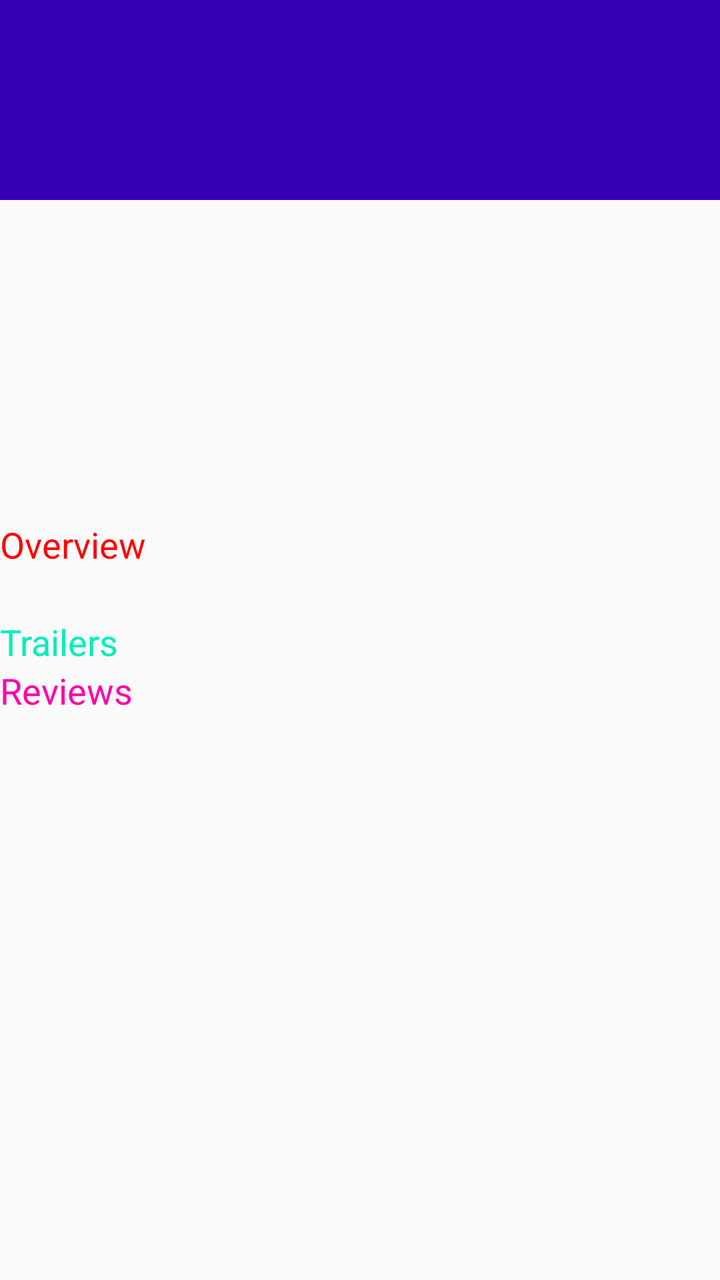
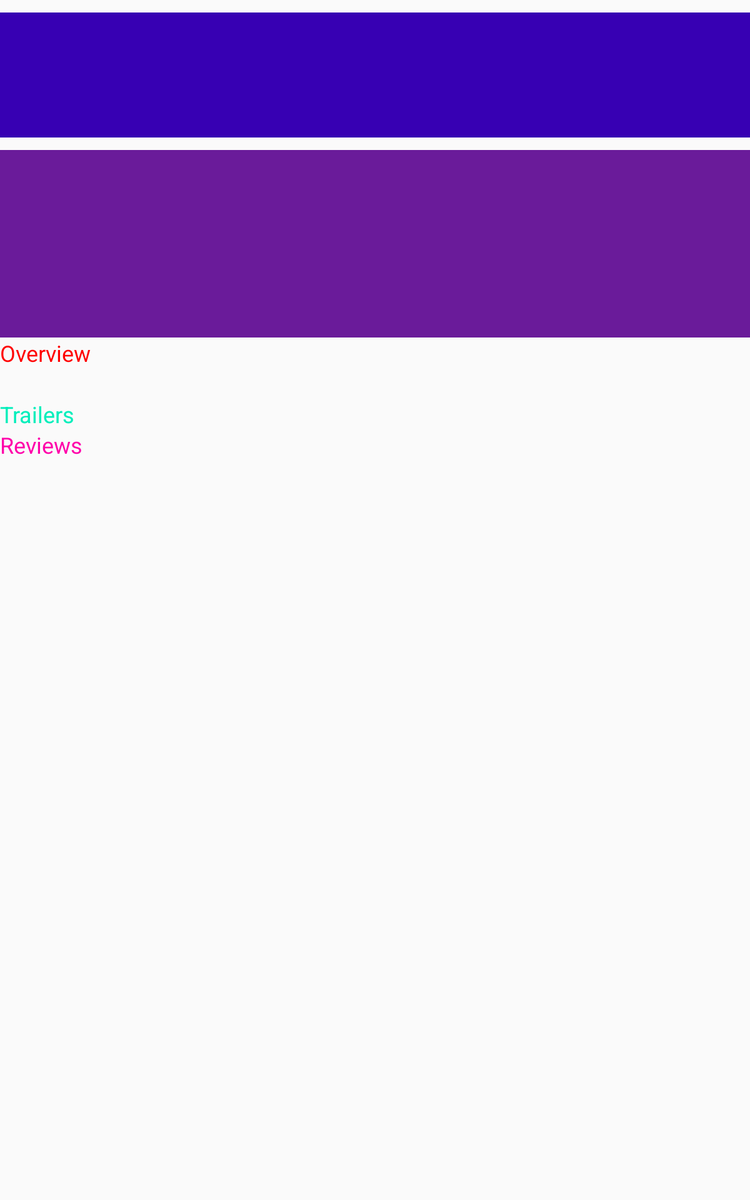

One screen, two layout resources from the same app: the default and the repository's alternative for another configuration. Each is rendered where Android would select it; the XML of both is given below.
<!-- AndroidManifest.xml: activity theme AppTheme.NoActionBar -->
<!-- res/layout/fragment_movie_detail.xml -->
<android.support.v4.widget.NestedScrollView
    xmlns:android="http://schemas.android.com/apk/res/android"
    xmlns:tools="http://schemas.android.com/tools"
    android:id="@+id/scrollView"
    android:layout_width="match_parent"
    android:layout_height="match_parent"
    tools:context=".view.DetailsFragment"
>
    
    <LinearLayout
        android:layout_width="match_parent"
        android:layout_height="wrap_content"
        android:orientation="vertical">
    
    <LinearLayout
        android:id="@+id/movieTitlePlaceHolder"
        android:layout_width="match_parent"
        android:layout_height="100dp"
        android:background="@color/colorPrimaryDark"
        android:orientation="horizontal"
        >

        <TextView
            android:id="@+id/movie_title"
            style="@style/MovieTitle"
            android:layout_weight="1"
            android:layout_width="0dp" />
        <ImageView
            android:layout_width="50dp"
            android:layout_height="50dp"


            android:id="@+id/favorite_icon"/>
    </LinearLayout>
    
    <LinearLayout
        android:layout_width="match_parent"
        android:layout_height="match_parent"
        android:orientation="horizontal">

    <ImageView
        android:id="@+id/movie_thumbnail"

        android:layout_width="150dp"
        android:layout_height="150dp"
        android:layout_below="@id/movieTitlePlaceHolder"
        android:layout_marginTop="10dp"
        android:scaleType="centerCrop" />


        <LinearLayout
            android:layout_width="wrap_content"
            android:layout_height="wrap_content"
            android:orientation="vertical">

            <TextView
                android:id="@+id/movie_release_year"
                android:paddingLeft="5dp"
                android:layout_width="wrap_content"
                android:layout_height="wrap_content"
                android:layout_marginLeft="30dp"
                android:layout_marginTop="10dp"


                android:textColor="#25383C"
                android:textSize="20sp"
                />


            <TextView
                android:id="@+id/movie_user_rating"
                android:paddingLeft="5dp"
                android:paddingBottom="10dp"
                android:layout_width="wrap_content"
                android:layout_height="wrap_content"
                android:layout_marginLeft="30dp"

                android:layout_toRightOf="@id/movie_thumbnail"
                android:textColor="#25383C"
                android:textSize="20sp" />
            />
        </LinearLayout>
    </LinearLayout>
        <LinearLayout
            android:layout_width="match_parent"
            android:layout_height="wrap_content"
            android:orientation="vertical">
            <TextView
                android:text="Overview"
                android:layout_width="wrap_content"
                android:layout_height="wrap_content"
                android:textSize="18sp"
                android:textColor="#ff0000"/>
            />
            <TextView
                android:id="@+id/movie_overview"

                android:layout_width="wrap_content"
                android:layout_height="wrap_content"
                android:textSize="18sp"/>
            />
            <TextView
                android:text="Trailers"
                android:layout_width="wrap_content"
                android:layout_height="wrap_content"
                android:textSize="18sp"
                android:textColor="#00eebb"/>
            />
            <LinearLayout
                android:layout_width="match_parent"
                android:layout_height="wrap_content"
                android:id="@+id/trailer_container"
                android:orientation="vertical"
                ></LinearLayout>

            <TextView
                android:text="Reviews"
                android:layout_width="wrap_content"
                android:layout_height="wrap_content"
                android:textSize="18sp"
                android:textColor="#ff00aa"/>
            />
            <LinearLayout
                android:layout_width="match_parent"
                android:layout_height="wrap_content"
                android:id="@+id/review_container"
                android:orientation="vertical"
                ></LinearLayout>
        </LinearLayout>


    </LinearLayout>

</android.support.v4.widget.NestedScrollView>
<!-- resources referenced by this layout -->
<resources>
  <style name="MovieTitle" parent="@android:style/TextAppearance.Medium">
          <item name="android:layout_width">wrap_content</item>
          <item name="android:layout_height">wrap_content</item>
          <item name="android:layout_gravity">center_vertical</item>
          <item name="android:paddingLeft">10dp</item>
          <item name="android:layout_marginTop">10dp</item>
          <item name="android:textColor">@android:color/white</item>
          <item name="android:textSize">25dp</item>
      </style>
  <style name="AppTheme.NoActionBar">
          <item name="windowActionBar">false</item>
          <item name="windowNoTitle">true</item>
      </style>
</resources>
<!-- res/layout-sw600dp/fragment_movie_detail.xml (the repository's variant of the layout above) -->
<!-- drawn on a 7-inch tablet held upright -->
<android.support.v4.widget.NestedScrollView
    xmlns:android="http://schemas.android.com/apk/res/android"
    xmlns:tools="http://schemas.android.com/tools"
    android:id="@+id/scrollView"
    android:layout_width="match_parent"
    android:layout_height="match_parent"
    tools:context=".view.DetailsFragment"
>

    <LinearLayout
        android:layout_width="match_parent"
        android:layout_height="wrap_content"
        android:orientation="vertical">
    
    <LinearLayout
        android:id="@+id/movieTitlePlaceHolder"
        android:layout_width="match_parent"
        android:layout_height="100dp"
        android:background="@color/colorPrimaryDark"
        android:orientation="horizontal"
        android:layout_marginBottom="10dp"
        android:layout_marginTop="10dp"
        >

        <TextView
            android:id="@+id/movie_title"
            style="@style/MovieTitle"
            android:layout_weight="1"
            android:layout_width="0dp" />

    </LinearLayout>
    
    <LinearLayout
        android:layout_width="match_parent"
        android:layout_height="match_parent"
        android:background="#6a1b9a"
        android:id="@+id/movie_details"
        android:orientation="horizontal">

    <ImageView
        android:id="@+id/movie_thumbnail"

        android:layout_width="150dp"
        android:layout_height="150dp"
        android:layout_below="@id/movieTitlePlaceHolder"

        android:scaleType="centerCrop" />


        <LinearLayout
            android:layout_width="wrap_content"
            android:layout_height="wrap_content"
            android:orientation="vertical"
            android:layout_weight="2"
            >


            <TextView
                android:id="@+id/movie_release_year"
                android:paddingLeft="5dp"
                android:layout_width="wrap_content"
                android:layout_height="wrap_content"
                android:layout_marginLeft="30dp"
                android:layout_marginTop="10dp"


                android:textColor="#FFFFFF"
                android:textSize="15sp"
                />


            <TextView
                android:id="@+id/movie_user_rating"
                android:paddingLeft="5dp"
                android:paddingBottom="10dp"
                android:layout_width="wrap_content"
                android:layout_height="wrap_content"
                android:layout_marginLeft="30dp"

                android:layout_toRightOf="@id/movie_thumbnail"
                android:textColor="#FFFFFF"
                android:textSize="15sp" />
            />
            
            <ImageView
                android:layout_width="50dp"
                android:layout_height="50dp"
                android:layout_margin="10dp"

                android:id="@+id/favorite_icon"/>
        </LinearLayout>
    </LinearLayout>
        <LinearLayout
            android:layout_width="match_parent"
            android:layout_height="wrap_content"
            android:orientation="vertical">
            <TextView
                android:text="Overview"
                android:layout_width="wrap_content"
                android:layout_height="wrap_content"
                android:textSize="18sp"
                android:textColor="#ff0000"/>
            />
            <TextView
                android:id="@+id/movie_overview"

                android:layout_width="wrap_content"
                android:layout_height="wrap_content"
                android:textSize="18sp"/>
            />
            <TextView
                android:text="Trailers"
                android:layout_width="wrap_content"
                android:layout_height="wrap_content"
                android:textSize="18sp"
                android:textColor="#00eebb"/>
            />
            <HorizontalScrollView
                android:layout_width="match_parent"
                android:layout_height="wrap_content"
                android:id="@+id/trailer_container"
                android:orientation="horizontal"
                >
                <LinearLayout
                    android:layout_width="match_parent"
                    android:layout_height="match_parent"
                    android:orientation="horizontal"
                    android:id="@+id/trailer_linear"></LinearLayout>
            </HorizontalScrollView>

            <TextView
                android:text="Reviews"
                android:layout_width="wrap_content"
                android:layout_height="wrap_content"
                android:textSize="18sp"
                android:textColor="#ff00aa"/>
            />
            <LinearLayout
                android:layout_width="match_parent"
                android:layout_height="wrap_content"
                android:id="@+id/review_container"
                android:orientation="vertical"
                ></LinearLayout>
        </LinearLayout>


    </LinearLayout>

</android.support.v4.widget.NestedScrollView>
